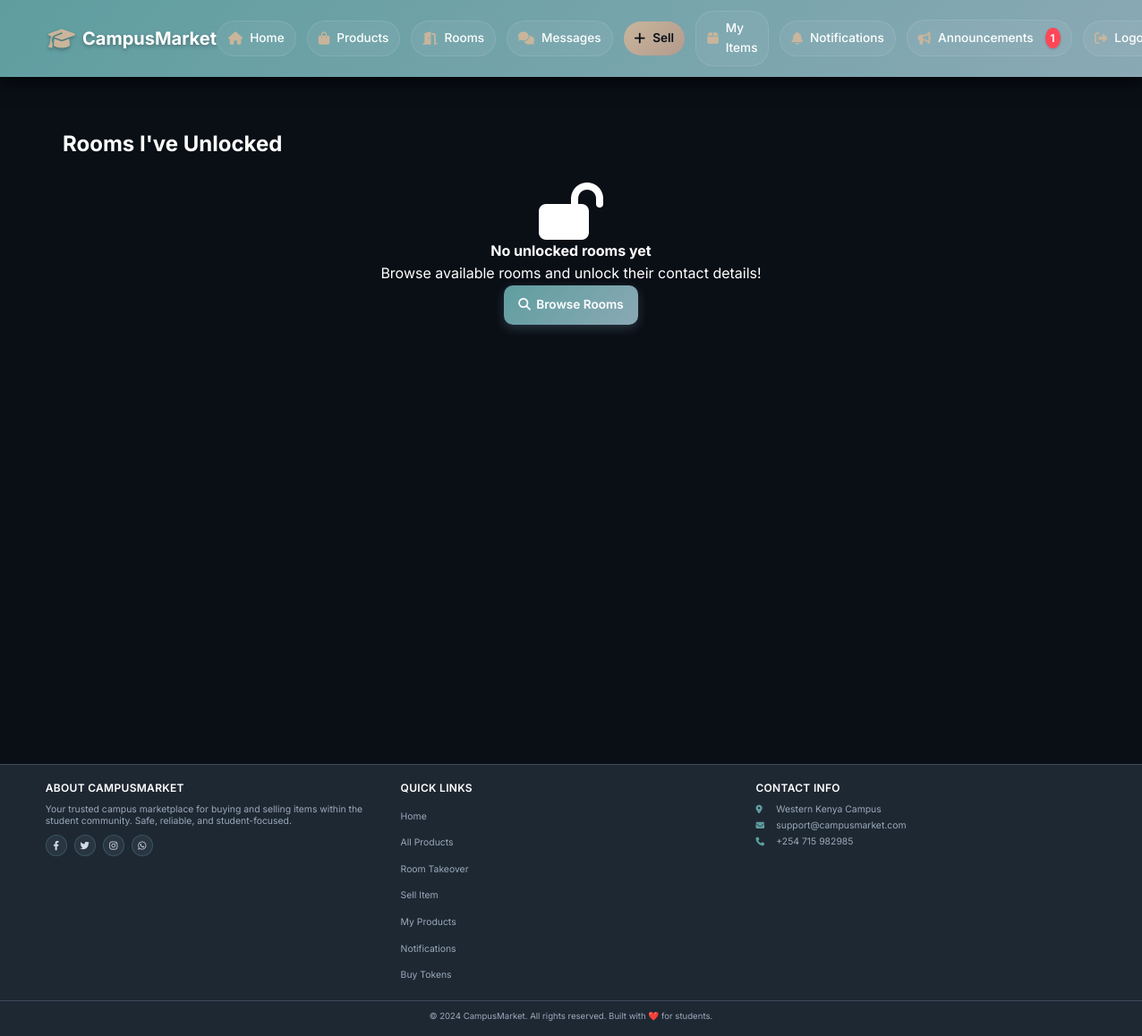
The app's page /rooms/my-unlocks (signed in), older data.
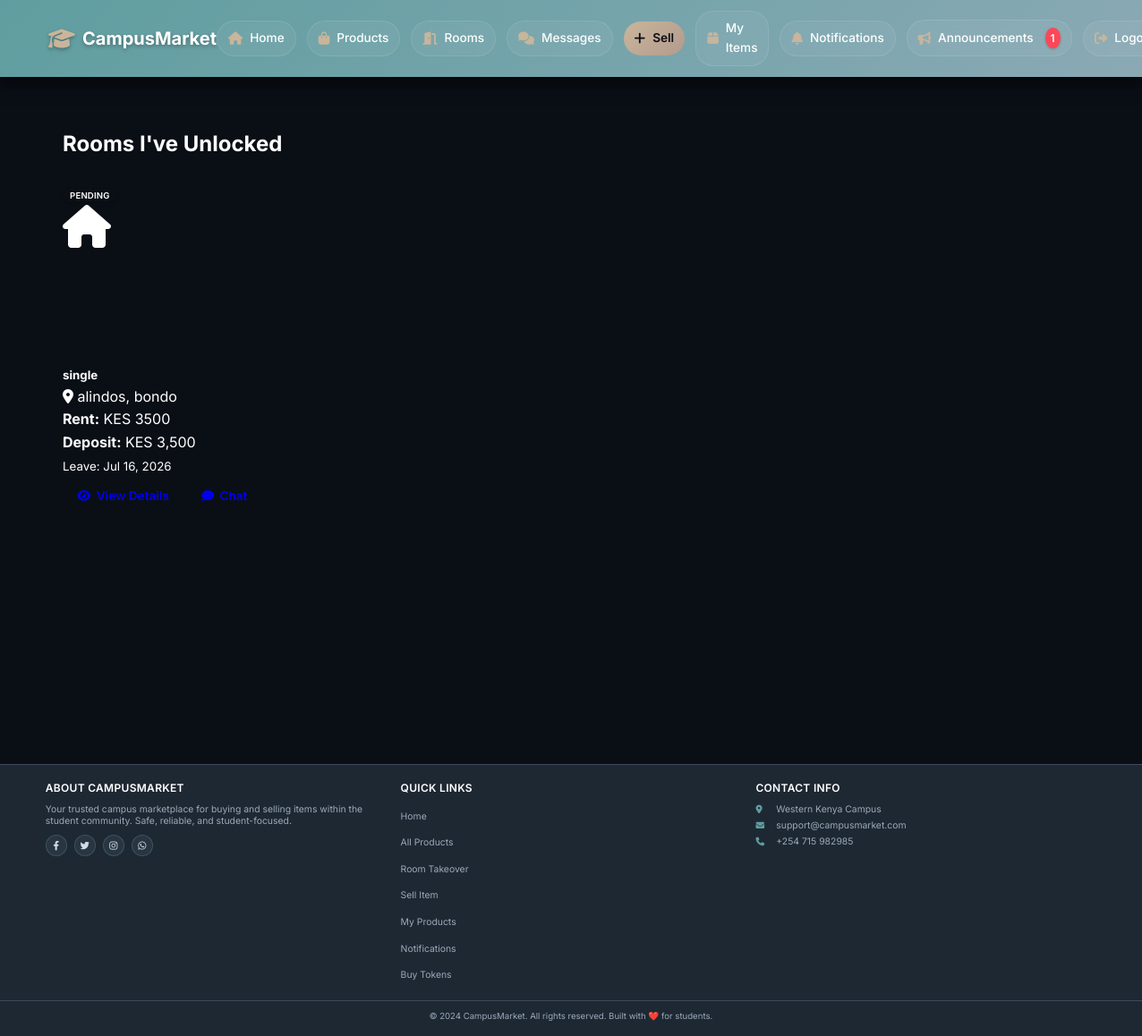
The same page, newer data.
### app/models.py (models this page shows, shortened)
class Product(db.Model):
    __tablename__ = 'products'
    id = db.Column(db.Integer, primary_key=True)
    title = db.Column(db.String(100), nullable=False)
    description = db.Column(db.Text)
    price = db.Column(db.Float, nullable=False)
    condition = db.Column(db.String(20))
    contact_info = db.Column(db.Text)
    is_fast_moving = db.Column(db.Boolean, default=False)
    is_active = db.Column(db.Boolean, default=True)
    is_sold = db.Column(db.Boolean, default=False)
    Token = db.Column(db.Float, nullable=False)
    category_id = db.Column(db.Integer, db.ForeignKey('categories.id'), nullable=False)
    seller_id = db.Column(db.Integer, db.ForeignKey('users.id'), nullable=False)
    image_group_id = db.Column(db.Integer, db.ForeignKey('product_image_groups.id'), nullable=True)
    created_at = db.Column(db.DateTime, default=datetime.utcnow)
    updated_at = db.Column(db.DateTime, default=datetime.utcnow, onupdate=datetime.utcnow)
    hostel_name = db.Column(db.String(100), nullable=False, default='')
    location = db.Column(db.String(100), nullable=False, default='')
    leave_date = db.Column(db.DateTime, nullable=False, default=datetime.utcnow)
    room_type = db.Column(db.String(20), default='single')
    deposit = db.Column(db.Float, default=0)
    commission_percentage = db.Column(db.Float, default=0)
    is_commission_listing = db.Column(db.Boolean, default=False)
    status = db.Column(db.String(20), default='available')
    agreement_user_id = db.Column(db.Integer, db.ForeignKey('users.id'), nullable=True)
    agreement_expires_at = db.Column(db.DateTime, nullable=True)
    booked_at = db.Column(db.DateTime, nullable=True)
    total_unlocks = db.Column(db.Integer, default=0)
    last_interest_update = db.Column(db.DateTime, default=datetime.utcnow)
    payments = db.relationship('Payment', back_populates='product', lazy=True, cascade="all, delete-orphan")
    chats = db.relationship('Chat', back_populates='product', lazy=True, cascade='all, delete-orphan')
    offers = db.relationship('Offer', back_populates='product', lazy=True, cascade='all, delete-orphan')
    agreement_user = db.relationship('User', foreign_keys=[agreement_user_id])
    category = db.relationship('Category', back_populates='products')
    seller = db.relationship('User', foreign_keys=[seller_id], back_populates='products')
    image_group = db.relationship('ProductImageGroup', back_populates='product')
    @property
    def image(self):
        if self.image_group and self.image_group.images:
            return self.image_group.images[0].filename
        return None
    def get_deposit_display(self):
        if self.deposit and self.deposit > 0:
            return f"KES {self.deposit:,.0f}"
        return "No Deposit"

### app/rooms/routes.py (the view)
@rooms_bp.route('/my-unlocks')
@login_required
def my_unlocks():
    unlocks = ProductUnlock.query.filter_by(user_id=current_user.id, status='completed').all()
    rooms = [unlock.product for unlock in unlocks if unlock.product]
    return render_template('rooms/my_unlocks.html', rooms=rooms)

### app/models.py (called while the page is built)
@login_manager.user_loader
def load_user(user_id):
    return User.query.get(int(user_id))

### app/templates/rooms/my_unlocks.html (shortened to what this page needs)
{% extends "base.html" %}
{% block content %}
<div class="container mt-4">
    <div class="row">
        <div class="col-12">
            <h2 class="mb-4">Rooms I've Unlocked</h2>
            {% if rooms %}
            <div class="row">
                {% for room in rooms %}
                <div class="col-md-6 col-lg-4 mb-4">
                    <div class="card h-100 shadow-sm">
                        <div class="position-absolute top-0 end-0 m-2">
                            {% if room.status == 'available' %}
                            <span class="badge bg-success">Available</span>
                            {% elif room.status == 'pending' %}
                            <span class="badge bg-warning text-dark">Pending</span>
                            {% elif room.status == 'booked' %}
                            <span class="badge bg-secondary">Booked</span>
                            {% endif %}
                        </div>
                        {% if room.image %}
                        <img src="{{ url_for('static', filename='uploads/' + room.image) }}" class="card-img-top" alt="{{ room.title }}" style="height: 180px; object-fit: cover;">
                        {% else %}
                        <div class="bg-light d-flex align-items-center justify-content-center" style="height: 180px;">
                            <i class="fas fa-home fa-3x text-secondary"></i>
                        </div>
                        {% endif %}
                        <div class="card-body">
                            <h5 class="card-title">{{ room.title }}</h5>
                            <p class="card-text text-muted">
                                <i class="fas fa-map-marker-alt"></i> {{ room.hostel_name }}, {{ room.location }}
                            </p>
                            <p class="mb-1">
                                <strong>Rent:</strong> KES {{ "%.0f"|format(room.price) }}
                            </p>
                            <p class="mb-1">
                                <strong>Deposit:</strong> {{ room.get_deposit_display() }}
                            </p>
                            <p class="mb-0">
                                <small class="text-muted">
                                    Leave: {{ room.leave_date.strftime('%b %d, %Y') }}
                                </small>
                            </p>
                        </div>
                        <div class="card-footer bg-white">
                            <div class="btn-group w-100">
                                <a href="{{ url_for('rooms.detail', room_id=room.id) }}" class="btn btn-outline-primary">
                                    <i class="fas fa-eye"></i> View Details
                                </a>
                                <a href="{{ url_for('chat.chat_with_user', user_id=room.seller_id, product_id=room.id) }}" class="btn btn-outline-success">
                                    <i class="fas fa-comment"></i> Chat
                                </a>
                            </div>
                        </div>
                    </div>
                </div>
                {% endfor %}
            </div>
            {% else %}
            <div class="alert alert-info text-center py-5">
                <i class="fas fa-lock-open fa-4x mb-3"></i>
                <h4>No unlocked rooms yet</h4>
                <p>Browse available rooms and unlock their contact details!</p>
                <a href="{{ url_for('rooms.index') }}" class="btn btn-primary btn-lg mt-3">
                    <i class="fas fa-search"></i> Browse Rooms
                </a>
            </div>
            {% endif %}
        </div>
    </div>
</div>
{% endblock %}

Row changes from the older to the newer data that the page shows:
now on this page (row edited): Product: status "PENDING", title "single", hostel_name "alindos", location "bondo", price "3500", deposit "KES 3,500", leave_date "Jul 16, 2026"
Text that changed along with them:
text no longer shown: "No unlocked rooms yet Browse available rooms and unlock their contact details! Browse Rooms"
